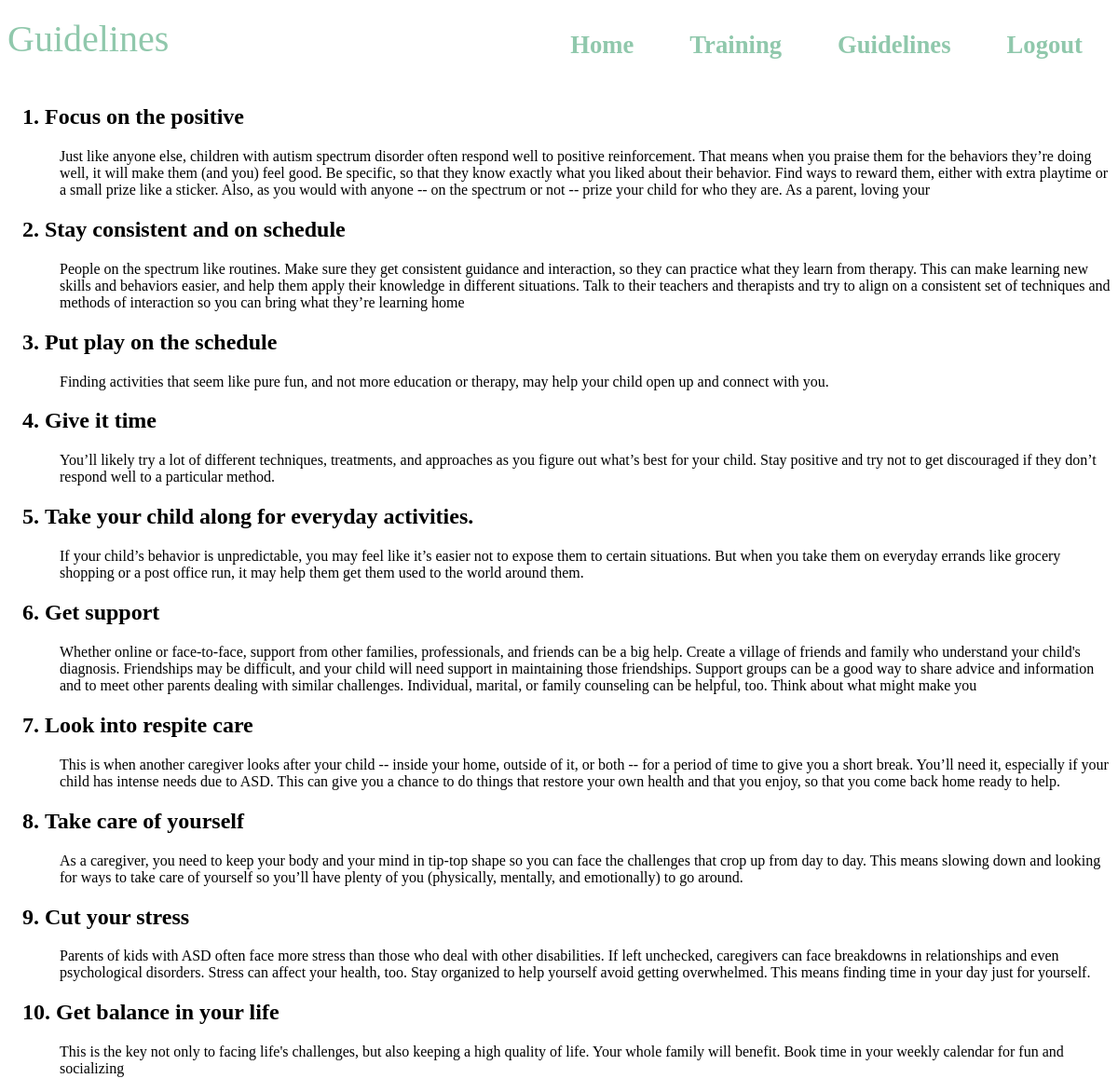
Screenshot of /guidelines (signed in) with the database file from the repository.
### core/models.py (models this page shows, shortened)
class Guidelines(models.Model):
    heading = models.CharField(max_length=100)
    desc = models.CharField(max_length=500)

### core/views.py (the view)
# urls.py: path('guidelines',views.guidelines,name='guidelines'),
@login_required(login_url='login')
def guidelines(request):
    data = Guidelines.objects.all()
    context = {'data':data}
    return render(request,'guidelines.html',context)

### templates/guidelines.html (shortened to what this page needs)
{%load static%}
<!DOCTYPE html>
<html lang="en">
  <head>
    <link rel="stylesheet" href="{% static 'css/guidelines.css'%}">
  </head>
  <body>
    <div class="navcontainer">
      <div class="heading">Guidelines</div>
      <div class="space"></div>
      <nav class="navbar">
        <a class="navbaritems " href="{%url 'home'%}">Home</a>
        <a class="navbaritems">Training</a>
        <a class="navbaritems" href="{%url 'guidelines'%}">Guidelines</a>
        <a class="navbaritems" href="{%url 'logout'%}">Logout</a>
      </nav>
    </div>
    <br>
    <div class="content">
        {%for i in data%}
     <dl>
      <dt><h2>{{i.id}}.&nbsp{{i.heading}}</h2></dt>
      <dd>{{i.desc}}</dd>
     </dl>
     {%endfor%}
    </div>
  </body>
</html>

### static/css/guidelines.css (style rules this page uses)
.heading { margin-top: 10px; text-align: left; font-size: 30pt; color: rgb(144, 200, 172); text-shadow: #000000; box-shadow: 2px; align-self: flex-start; }
.space { width: 80%; }
a:link, a:visited, a:hover, a:active { text-decoration: none; }
.navcontainer { display: flex; align-content: space-between; }
.navbar { display: flex; }
.navbaritems { margin-top: 15px; margin-left: 10px; margin-right: 10px; padding-left: 20px; padding-right: 20px; padding-top: 10px; padding-bottom: 10px; text-align: center; color: rgb(144, 200, 172); font-size: 20pt; font-weight: 700; }
.content { margin-left: 1rem; margin-top: 20px; }

### rows the page displays
Guidelines: id "1", heading "Focus on the positive", desc "Just like anyone else, children with autism spectrum disorder often respond well to positive reinforcement. That means when you praise them for the behaviors they’re doing well, it will make them (and you) feel good. Be specific, so that they know exactly what you liked about their behavior. Find ways to reward them, either with extra playtime or a small prize like a sticker. Also, as you would with anyone -- on the spectrum or not -- prize your child for who they are. As a parent, loving your"
Guidelines: id "2", heading "Stay consistent and on schedule", desc "People on the spectrum like routines. Make sure they get consistent guidance and interaction, so they can practice what they learn from therapy. This can make learning new skills and behaviors easier, and help them apply their knowledge in different situations. Talk to their teachers and therapists and try to align on a consistent set of techniques and methods of interaction so you can bring what they’re learning home"
Guidelines: id "3", heading "Put play on the schedule", desc "Finding activities that seem like pure fun, and not more education or therapy, may help your child open up and connect with you."
Guidelines: id "4", heading "Give it time", desc "You’ll likely try a lot of different techniques, treatments, and approaches as you figure out what’s best for your child. Stay positive and try not to get discouraged if they don’t respond well to a particular method."
Guidelines: id "5", heading "Take your child along for everyday activities.", desc "If your child’s behavior is unpredictable, you may feel like it’s easier not to expose them to certain situations. But when you take them on everyday errands like grocery shopping or a post office run, it may help them get them used to the world around them."
Guidelines: id "6", heading "Get support", desc "Whether online or face-to-face, support from other families, professionals, and friends can be a big help. Create a village of friends and family who understand your child's diagnosis. Friendships may be difficult, and your child will need support in maintaining those friendships. Support groups can be a good way to share advice and information and to meet other parents dealing with similar challenges. Individual, marital, or family counseling can be helpful, too. Think about what might make you"
Guidelines: id "7", heading "Look into respite care", desc "This is when another caregiver looks after your child -- inside your home, outside of it, or both -- for a period of time to give you a short break. You’ll need it, especially if your child has intense needs due to ASD. This can give you a chance to do things that restore your own health and that you enjoy, so that you come back home ready to help."
Guidelines: id "8", heading "Take care of yourself", desc "As a caregiver, you need to keep your body and your mind in tip-top shape so you can face the challenges that crop up from day to day. This means slowing down and looking for ways to take care of yourself so you’ll have plenty of you (physically, mentally, and emotionally) to go around."
Guidelines: id "9", heading "Cut your stress", desc "Parents of kids with ASD often face more stress than those who deal with other disabilities. If left unchecked, caregivers can face breakdowns in relationships and even psychological disorders. Stress can affect your health, too. Stay organized to help yourself avoid getting overwhelmed. This means finding time in your day just for yourself."
Guidelines: id "10", heading "Get balance in your life", desc "This is the key not only to facing life's challenges, but also keeping a high quality of life. Your whole family will benefit. Book time in your weekly calendar for fun and socializing"
